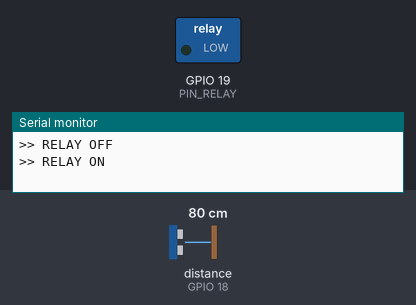
The sketch below on a simulated ESP32. Shown: switched loads named in the sketch (green lamp = pin HIGH), the last lines printed to the serial monitor. Wiring (inferred from the names in the program): ultrasonic range finder: trigger GPIO 5; echo GPIO 18. Inputs (shaded band) come from the test bench; at power-on: distance to the obstacle (sensor on GPIO 18) 80 cm. The echo pulse lasts 58.3 µs per cm; WiFi joins after 1.5 s; servers stay silent unless stated; no MQTT or app messages arrive unless stated; pins used as bus, display or sensor lines are not drawn.

Above: at 1.3 s.
1.4 s: distance to the obstacle (sensor on GPIO 18) set to 10 cm
4.4 s: distance to the obstacle (sensor on GPIO 18) set to 7 cm
At 5.1 s:
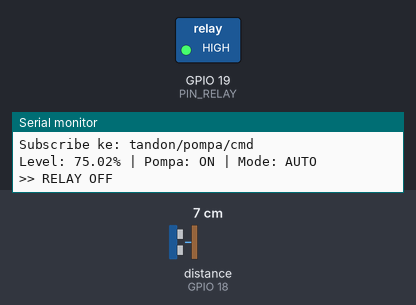
11.9 s: distance to the obstacle (sensor on GPIO 18) set to 14 cm
13.4 s: distance to the obstacle (sensor on GPIO 18) set to 17 cm
At 14.5 s:
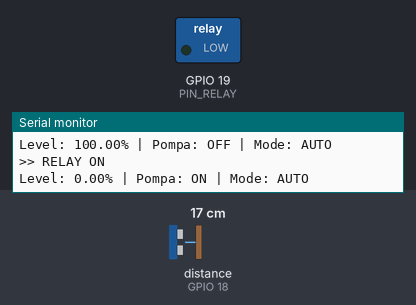
Timing chart, 0 to 16.0 s (numbered marks = the images above; inputs shaded):
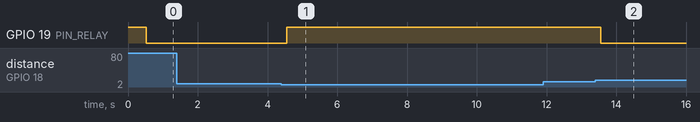

The sketch:

edge.ino
```cpp
/*
  ===========================================================
  KONTROL TANDON AIR OTOMATIS - ESP32 (VERSI RESPONSIF)
  Sensor  : HC-SR04 (Ultrasonik)
  Aktuator: Relay 1 channel -> Pompa air
  Koneksi : WiFi + MQTT (broker Mosquitto lokal)

  ===========================================================
*/

#include <WiFi.h>
#include <WiFiClient.h>
#include <PubSubClient.h>
#include <ArduinoJson.h>

// ===================== KONFIGURASI WIFI =====================
const char* WIFI_SSID     = "Xiaomi 11T";
const char* WIFI_PASSWORD = "11111111";

// ===================== KONFIGURASI MQTT ======================
// Ganti dengan IP broker Mosquitto Anda (harus sama dgn yang
// dipakai di config.ts proyek edge / YTTA)
const char* MQTT_BROKER = "10.90.179.237";
const int   MQTT_PORT   = 1883;
const char* MQTT_CLIENT_ID = "esp32-tandon-air";

// Karena mosquitto.conf pakai allow_anonymous false + password_file,
// isi username & password yang sama dengan yang dibuat via mosquitto_passwd
const char* MQTT_USERNAME = "sypdn";
const char* MQTT_PASSWORD = "180905";

const char* TOPIC_LEVEL     = "tandon/level";        // publish telemetry
const char* TOPIC_POMPA_CMD = "tandon/pompa/cmd";     // subscribe override manual

// ===================== KONFIGURASI PIN ========================
const int PIN_TRIG  = 5;   // HC-SR04 TRIG
const int PIN_ECHO  = 18;  // HC-SR04 ECHO (WAJIB pakai voltage divider, lihat catatan di bawah)
const int PIN_RELAY = 19;  // Relay IN

// Sebagian besar modul relay 1 channel aktif LOW (LOW = ON).
// Jika pompa malah menyala terbalik, ubah dua baris ini.
const int RELAY_ON_LEVEL  = LOW;
const int RELAY_OFF_LEVEL = HIGH;

// ===================== KONFIGURASI TANDON =====================
const float FULL_DISTANCE_CM  = 8.0;   // jarak saat PENUH  → pompa OFF
const float EMPTY_DISTANCE_CM = 16.0;  // jarak saat KOSONG → beri margin +1 dari 15.62

// Hysteresis
const float LOW_THRESHOLD_PERCENT  = 10.0;  // <=10% → pompa ON  (sekitar jarak ~15cm)
const float HIGH_THRESHOLD_PERCENT = 95.0;  // >=95% → pompa OFF (sekitar jarak ~8.7cm)

const float HARD_MAX_PERCENT = 98.0;         // ~8.1cm → paksa OFF absolut

// ===================== INTERVAL (DIPISAH) =====================
// Interval baca sensor + cek kontrol pompa -> dibuat CEPAT
// supaya relay langsung merespons begitu batas tercapai.
const unsigned long SENSOR_READ_INTERVAL_MS = 500;   // 5x per detik

// Interval kirim telemetry ke MQTT -> tetap lebih jarang
// agar tidak membanjiri broker/ThingsBoard.
const unsigned long TELEMETRY_INTERVAL_MS = 2000;

// Interval retry WiFi & MQTT (non-blocking)
const unsigned long WIFI_RETRY_INTERVAL_MS = 5000;
const unsigned long MQTT_RETRY_INTERVAL_MS = 3000;

// ===================== STATE =====================
enum Mode { MODE_AUTO, MODE_MANUAL_ON, MODE_MANUAL_OFF };
Mode currentMode = MODE_AUTO;
bool pumpIsOn = false;

unsigned long lastSensorReadMs = 0;
unsigned long lastTelemetryMs  = 0;
unsigned long lastWifiAttemptMs = 0;
unsigned long lastMqttAttemptMs = 0;

// Nilai sensor terakhir, dipakai bersama oleh logika kontrol & telemetry
float lastDistance     = -1;
float lastLevelCm      = 0;
float lastLevelPercent = 0;
bool  lastSensorError   = true;

WiFiClient espClient;
PubSubClient mqttClient(espClient);

// ===================== WIFI (NON-BLOCKING) =====================
void connectWiFiNonBlocking() {
  if (WiFi.status() == WL_CONNECTED) return;

  unsigned long now = millis();
  if (now - lastWifiAttemptMs < WIFI_RETRY_INTERVAL_MS) return;
  lastWifiAttemptMs = now;

  Serial.println("Mencoba konek WiFi...");
  WiFi.mode(WIFI_STA);
  WiFi.disconnect();
  WiFi.begin(WIFI_SSID, WIFI_PASSWORD);
  // Tidak ada while/delay di sini -> tidak blocking.
  // Status akan dicek lagi di pemanggilan berikutnya.
}

// ===================== MQTT CALLBACK =====================
void mqttCallback(char* topic, byte* payload, unsigned int length) {
  String message;
  for (unsigned int i = 0; i < length; i++) {
    message += (char)payload[i];
  }
  message.trim();
  message.toUpperCase();

  Serial.print("Pesan MQTT diterima [");
  Serial.print(topic);
  Serial.print("]: ");
  Serial.println(message);

  if (String(topic) == TOPIC_POMPA_CMD) {
    if (message == "ON") {
      currentMode = MODE_MANUAL_ON;
      Serial.println("-> Mode: MANUAL ON");
    } else if (message == "OFF") {
      currentMode = MODE_MANUAL_OFF;
      Serial.println("-> Mode: MANUAL OFF");
    } else if (message == "AUTO") {
      currentMode = MODE_AUTO;
      Serial.println("-> Mode: AUTO (hysteresis ESP32)");
    } else {
      Serial.println("-> Perintah tidak dikenal (gunakan ON/OFF/AUTO)");
    }
    // Setelah mode berubah, langsung evaluasi ulang pompa
    // berdasarkan pembacaan sensor TERAKHIR (tidak perlu
    // menunggu siklus baca sensor berikutnya).
    evaluatePump();
  }
}

// ===================== MQTT CONNECT (NON-BLOCKING) =====================
void connectMQTTNonBlocking() {
  if (mqttClient.connected()) return;

  unsigned long now = millis();
  if (now - lastMqttAttemptMs < MQTT_RETRY_INTERVAL_MS) return;
  lastMqttAttemptMs = now;

  Serial.print("Mencoba konek MQTT...");
  if (mqttClient.connect(MQTT_CLIENT_ID, MQTT_USERNAME, MQTT_PASSWORD)) {
    Serial.println(" berhasil");
    mqttClient.subscribe(TOPIC_POMPA_CMD);
    Serial.print("Subscribe ke: ");
    Serial.println(TOPIC_POMPA_CMD);
  } else {
    Serial.print(" gagal, rc=");
    Serial.println(mqttClient.state());
  }
}

// ===================== BACA SENSOR ULTRASONIK (SEKALI) =====================
// Mengembalikan jarak dalam cm, atau -1 jika gagal/di luar rentang wajar
float readDistanceOnceCM() {
  digitalWrite(PIN_TRIG, LOW);
  delayMicroseconds(2);
  digitalWrite(PIN_TRIG, HIGH);
  delayMicroseconds(10);
  digitalWrite(PIN_TRIG, LOW);

  // Timeout 25ms (~4m) -> cukup untuk jarak tandon, sekaligus
  // membuat tiap sampel lebih cepat dibanding timeout 30ms.
  long duration = pulseIn(PIN_ECHO, HIGH, 25000UL);

  if (duration == 0) {
    return -1; // tidak ada pantulan / timeout
  }

  float distance = duration * 0.0343 / 2.0; // cm

  if (distance < 2 || distance > 400) {
    return -1; // di luar rentang wajar sensor HC-SR04
  }

  return distance;
}

// ===================== BACA SENSOR DENGAN MEDIAN FILTER =====================
// Mengambil 3 sampel cepat lalu ambil median, untuk meredam
// noise sesaat tanpa memperlambat respons secara signifikan
// (total durasi tetap sub-50ms, jauh di bawah interval 200ms).
float readDistanceMedianCM() {
  float samples[3];
  int validCount = 0;

  for (int i = 0; i < 3; i++) {
    float d = readDistanceOnceCM();
    if (d > 0) {
      samples[validCount++] = d;
    }
    delayMicroseconds(500); // jeda singkat antar pulse, jauh dari delay() detik
  }

  if (validCount == 0) return -1;       // semua gagal -> error
  if (validCount == 1) return samples[0];
  if (validCount == 2) return (samples[0] + samples[1]) / 2.0;

  // validCount == 3 -> sort kecil lalu ambil tengah (median asli)
  if (samples[0] > samples[1]) { float t = samples[0]; samples[0] = samples[1]; samples[1] = t; }
  if (samples[1] > samples[2]) { float t = samples[1]; samples[1] = samples[2]; samples[2] = t; }
  if (samples[0] > samples[1]) { float t = samples[0]; samples[0] = samples[1]; samples[1] = t; }
  return samples[1];
}

// ===================== KONTROL RELAY =====================
void setPump(bool on) {
  if (pumpIsOn == on) return; // hindari toggle pin yang tidak perlu
  pumpIsOn = on;
  digitalWrite(PIN_RELAY, on ? RELAY_ON_LEVEL : RELAY_OFF_LEVEL);
  Serial.print(">> RELAY ");
  Serial.println(on ? "ON" : "OFF");
}

// ===================== EVALUASI POMPA (DIPANGGIL SESERING MUNGKIN) =====================
// Fungsi ini HANYA mengambil keputusan ON/OFF berdasarkan data
// sensor yang sudah ada di variabel global (lastLevelPercent dst).
// Dipanggil setiap siklus baca sensor (200ms) DAN setiap kali
// mode berubah lewat MQTT, sehingga tidak ada delay tambahan
// saat batas maksimal tercapai.
void evaluatePump() {
  if (lastSensorError) {
    // Proteksi: sensor error -> pompa dimatikan demi keamanan
    setPump(false);
    return;
  }

  if (lastLevelPercent >= HARD_MAX_PERCENT) {
    // Pengaman mutlak, berlaku di SEMUA mode (cegah overflow)
    // Ini yang memastikan relay LANGSUNG mati saat air penuh,
    // tanpa menunggu siklus telemetry 2 detik.
    setPump(false);
    return;
  }

  switch (currentMode) {
    case MODE_AUTO:
      if (lastLevelPercent <= LOW_THRESHOLD_PERCENT) {
        setPump(true);
      } else if (lastLevelPercent >= HIGH_THRESHOLD_PERCENT) {
        setPump(false);
      }
      // di antara ambang batas -> pertahankan kondisi terakhir
      break;

    case MODE_MANUAL_ON:
      setPump(true);
      break;

    case MODE_MANUAL_OFF:
      setPump(false);
      break;
  }
}

// ===================== PUBLISH TELEMETRY =====================
void publishTelemetry() {
  StaticJsonDocument<256> doc;
  doc["distance_cm"]   = lastSensorError ? -1 : lastDistance;
  doc["level_cm"]      = lastSensorError ? 0 : lastLevelCm;
  doc["level_percent"] = lastSensorError ? 0 : lastLevelPercent;
  doc["pump_status"]   = pumpIsOn ? "ON" : "OFF";
  doc["mode"]          = currentMode == MODE_AUTO ? "AUTO" :
                          (currentMode == MODE_MANUAL_ON ? "MANUAL_ON" : "MANUAL_OFF");
  doc["sensor_error"]  = lastSensorError;

  char buffer[256];
  size_t len = serializeJson(doc, buffer);

  if (mqttClient.connected()) {
    mqttClient.publish(TOPIC_LEVEL, buffer, len);
  }

  Serial.print("Level: ");
  Serial.print(lastSensorError ? -1 : lastLevelPercent);
  Serial.print("% | Pompa: ");
  Serial.print(pumpIsOn ? "ON" : "OFF");
  Serial.print(" | Mode: ");
  Serial.println(currentMode == MODE_AUTO ? "AUTO" :
                  (currentMode == MODE_MANUAL_ON ? "MANUAL_ON" : "MANUAL_OFF"));
}

// ===================== SETUP =====================
void setup() {
  Serial.begin(115200);

  pinMode(PIN_TRIG, OUTPUT);
  pinMode(PIN_ECHO, INPUT);
  pinMode(PIN_RELAY, OUTPUT);

  // Pastikan pompa mati saat boot (set langsung, lewati cache pumpIsOn)
  pumpIsOn = true;       // paksa beda dulu
  setPump(false);        // baru benar-benar di-set OFF

  WiFi.mode(WIFI_STA);
  WiFi.begin(WIFI_SSID, WIFI_PASSWORD);

  mqttClient.setServer(MQTT_BROKER, MQTT_PORT);
  mqttClient.setCallback(mqttCallback);
  // Buffer keepalive default PubSubClient (15s) sudah cukup;
  // tidak perlu diubah untuk kasus ini.
}

// ===================== LOOP =====================
void loop() {
  // 1) Jaga koneksi WiFi & MQTT, TANPA blocking sama sekali.
  connectWiFiNonBlocking();

  if (WiFi.status() == WL_CONNECTED) {
    connectMQTTNonBlocking();
    mqttClient.loop(); // proses pesan masuk secepat mungkin
  }

  unsigned long now = millis();

  // 2) SIKLUS CEPAT: baca sensor + evaluasi pompa setiap 200ms.
  //    Inilah yang membuat relay langsung mati/nyala begitu
  //    batas tercapai, tanpa delay beberapa detik.
  if (now - lastSensorReadMs >= SENSOR_READ_INTERVAL_MS) {
    lastSensorReadMs = now;

    float distance = readDistanceMedianCM();
    lastSensorError = (distance < 0);
    lastDistance = distance;

    if (!lastSensorError) {
      float levelPercent = (EMPTY_DISTANCE_CM - distance) /
                            (EMPTY_DISTANCE_CM - FULL_DISTANCE_CM) * 100.0;
      levelPercent = constrain(levelPercent, 0, 100);
      float levelCm = EMPTY_DISTANCE_CM - distance;
      if (levelCm < 0) levelCm = 0;

      lastLevelPercent = levelPercent;
      lastLevelCm = levelCm;
    }

    // Evaluasi & eksekusi relay SEKARANG, di siklus cepat ini.
    evaluatePump();
  }

  // 3) SIKLUS LAMBAT: publish telemetry tiap 2 detik saja,
  //    supaya broker/ThingsBoard tidak dibanjiri data.
  if (now - lastTelemetryMs >= TELEMETRY_INTERVAL_MS) {
    lastTelemetryMs = now;
    publishTelemetry();
  }
}
```

Measured:
- the behaviour switches between 9 and 8 cm on distance to the obstacle (sensor on GPIO 18) (found by bisection; images 0 and 1)
- the behaviour switches between 15 and 16 cm on distance to the obstacle (sensor on GPIO 18) (found by bisection; images 1 and 2)
- after the input at 4.4 s, GPIO 19 (PIN_RELAY): LOW → HIGH after 0.16 s
- after the input at 13.4 s, GPIO 19 (PIN_RELAY): HIGH → LOW after 0.16 s
